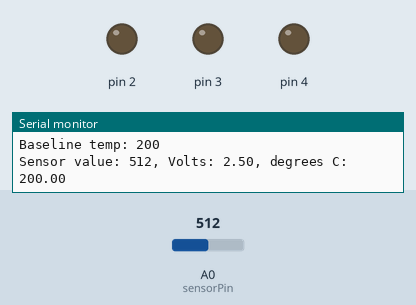
Recording of a sketch running on a simulated Arduino Uno, built with avr-gcc and run on an emulated ATmega328P. Shown: output pins drawn as LEDs (lit = HIGH), the last lines printed to the serial monitor. The test bench sets the inputs (shaded band); at power-on: A0 (sensorPin) = 512.

Above: at 1.2 s.
1.3 s: A0 (sensorPin) set to 517
At 2.0 s:
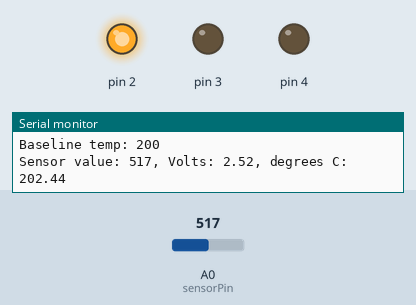
2.8 s: A0 (sensorPin) set to 1023
At 3.9 s:
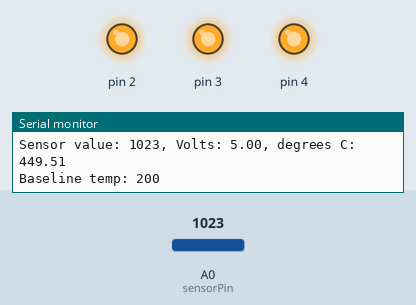
4.4 s: A0 (sensorPin) set to 306
At 5.2 s:
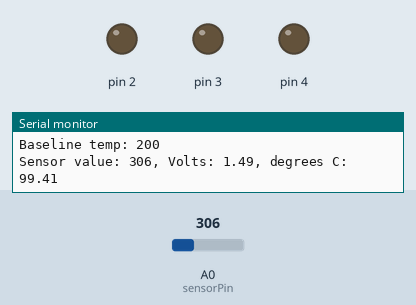
Timing chart, 0 to 7.4 s (numbered marks = the images above; inputs shaded):
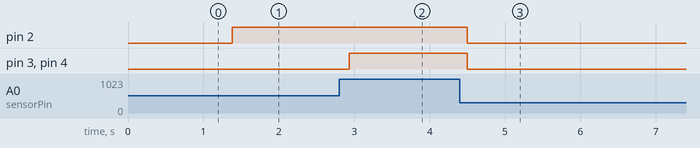

Measured:
- the behaviour switches between 516 and 517 on A0 (sensorPin) (found by bisection; images 0 and 1)
- after the input at 1.3 s, pin 2: LOW → HIGH after 0.08 s
- after the input at 2.8 s, pin 3, pin 4: LOW → HIGH after 0.13 s
- after the input at 4.4 s, pin 2–4: HIGH → LOW after 0.10 s

The sketch:

arduino_kit_3.ino
```cpp
const int sensorPin = A0;
int baselineTemp = 20.0;

void setup() {
  Serial.begin(9600);

  for (int pinNumber = 2; pinNumber < 5 ; pinNumber++) {
    pinMode(pinNumber, OUTPUT);
    digitalWrite(pinNumber, LOW);
  }

  baselineTemp = getEnvTemp();
}

float getEnvTemp() {
  Serial.println("INITIALIZING ENV TEMP");
  int sensorVal = analogRead(sensorPin);
  Serial.print("Sensor value: ");
  Serial.println(sensorVal);
  float voltage = (sensorVal/1024.0) * 5.0;
  return (voltage - 0.5) * 100;
}

void loop() {
  int sensorVal = analogRead(sensorPin);

  Serial.print("Baseline temp: ");
  Serial.println(baselineTemp);

  Serial.print("Sensor value: ");
  Serial.print(sensorVal);

  float voltage = (sensorVal/1024.0) * 5.0;

  Serial.print(", Volts: ");
  Serial.print(voltage);
  Serial.print(", degrees C: ");

  float temperature = (voltage - 0.5) * 100;

  Serial.println(temperature);

  if (temperature < baselineTemp) {
    digitalWrite(2, LOW);
    digitalWrite(3, LOW);
    digitalWrite(4, LOW);
  }
  else if(temperature >= baselineTemp + 2 && temperature < baselineTemp + 4) {
    digitalWrite(2, HIGH);
    digitalWrite(3, LOW);
    digitalWrite(4, LOW);
  }
  else if (temperature >= baselineTemp + 4 && temperature < baselineTemp + 6) {
    digitalWrite(2, HIGH);
    digitalWrite(3, HIGH);
    digitalWrite(4, LOW);
  }
  else if (temperature >= baselineTemp + 6) {
    digitalWrite(2, HIGH);
    digitalWrite(3, HIGH);
    digitalWrite(4, HIGH);
  }

  delay(1);
}
```
